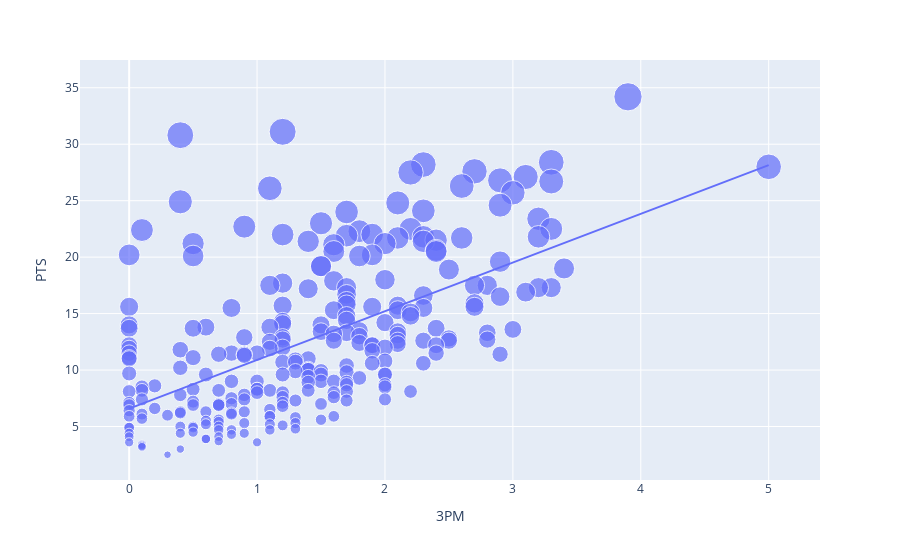

Notebook code cell kept with this figure:
### Code cell
# Visualize the relationship between Field Goals Made (FGM) and Points (PTS)
figure = px.scatter(data_frame=df, x='3PM', y='PTS', size='PTS', trendline='ols')
figure.show()

### Figure 1 — Plotly figure (JSON) as saved in the notebook; plotly's stock layout.template omitted (floating-point values rounded to 4 significant figures; data arrays with more than 128 entries replaced by an {"elided": "..."} marker saying what was removed)
{"data": [{"hovertemplate": "3PM=%{x}<br>PTS=%{marker.size}<extra></extra>", "legendgroup": "", "marker": {"color": "#636efa", "size": {"elided": "254 float values"}, "sizemode": "area", "sizeref": 0.0855, "symbol": "circle"}, "mode": "markers", "name": "", "orientation": "v", "showlegend": false, "type": "scatter", "x": {"elided": "254 float values"}, "xaxis": "x", "y": {"elided": "254 float values"}, "yaxis": "y"}, {"hovertemplate": "<b>OLS trendline</b><br>PTS = 4.31471 * 3PM + 6.58159<br>R<sup>2</sup>=0.348193<br><br>3PM=%{x}<br>PTS=%{y} <b>(trend)</b><extra></extra>", "legendgroup": "", "marker": {"color": "#636efa", "symbol": "circle"}, "mode": "lines", "name": "", "showlegend": false, "type": "scatter", "x": {"elided": "254 float values"}, "xaxis": "x", "y": {"elided": "254 float values"}, "yaxis": "y"}], "layout": {"autosize": true, "legend": {"itemsizing": "constant", "tracegroupgap": 0}, "margin": {"t": 60}, "xaxis": {"anchor": "y", "autorange": true, "domain": [0, 1], "range": [-0.3547, 5.367], "title": {"text": "3PM"}, "type": "linear"}, "yaxis": {"anchor": "x", "autorange": true, "domain": [0, 1], "range": [-0.2216, 38.98], "title": {"text": "PTS"}, "type": "linear"}}}
